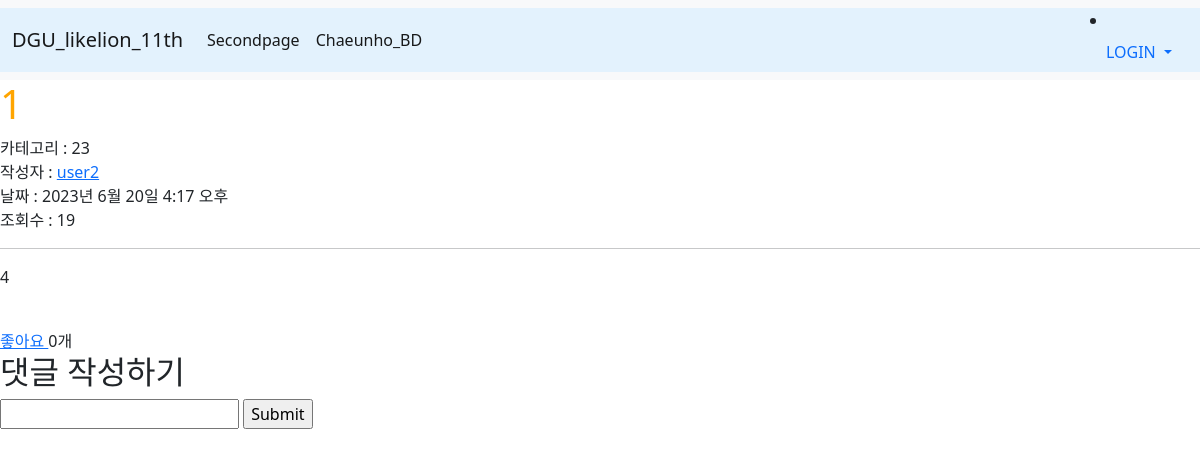
The page /1 on the database its author committed.
### main/models.py (models this page shows, shortened)
class Post(models.Model):
    title = models.CharField(max_length=200)
    writer = models.ForeignKey(User, null=False,blank=False, on_delete=models.CASCADE)
    category = models.CharField(max_length=50, default='')
    pub_date = models.DateTimeField()
    body = models.TextField()
    image = models.ImageField(upload_to="post/", blank=True, null=True)
    view_count = models.IntegerField(default=0)
    like = models.ManyToManyField(User, related_name='likes',blank=True)
    like_count = models.PositiveIntegerField(default=0)

### main/views.py (the view, shortened to what this page needs)
# urls.py: path('<int:id>', detail, name="detail"),
def detail(request, id):
    post = get_object_or_404(Post, pk=id)
    post.view_count += 1
    post.save()
    if request.method == 'GET':
        comments = Comment.objects.filter(post=post)
        return render(request,'main/detail.html',{
            'post':post,
            'comments':comments,
        })

### main/templates/main/detail.html (shortened to what this page needs)
{% extends 'base.html' %}
{% load static %}
{% block content %}
<h1>{{post.title}}</h1>
카테고리 : {{post.category}}
<br>
작성자 : <a href="{% url 'users:mypage' post.writer.id %}">{{post.writer}}</a>
<br>
날짜 : {{post.pub_date}}
<br>
조회수 : {{post.view_count}}
<hr>
<p>{{post.body}}</p>
<br>
<a href="{% url 'main:likes' post.id %}">
    {% if user in post.like.all %}
    취소
    {%else%}
    좋아요
    {% endif %}
</a>
{{ post.like_count }}개
<div class="comment_container">
    <div>
        <h2>댓글 작성하기</h2>
        <form action="{% url 'main:detail' post.id %}" method="post">
            <input type="text" name="content">
            <input type="submit" name="submit">
        </form>
    </div>
</div>
{% endblock %}

### likelion_11th/static/css/project.css (style rules this page uses)
h1 { color: orange; }

### rows shown on the page
Post: title "1", category "23", writer "user2", pub_date "2023년 6월 20일 4:17 오후", view_count "19", body "4", like_count "0"
